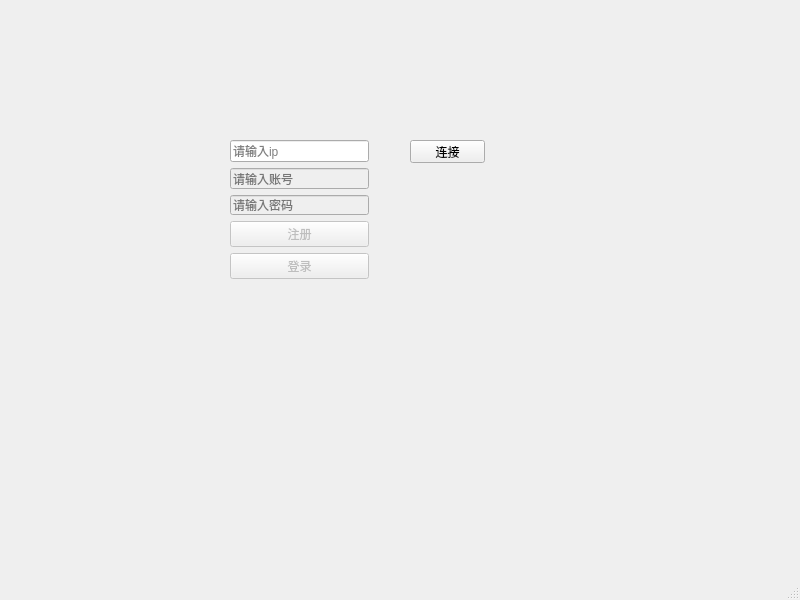
<?xml version="1.0" encoding="UTF-8"?>
<ui version="4.0">
 <class>MainWindow</class>
 <widget class="QMainWindow" name="MainWindow">
  <property name="geometry">
   <rect>
    <x>0</x>
    <y>0</y>
    <width>800</width>
    <height>600</height>
   </rect>
  </property>
  <property name="windowTitle">
   <string>MainWindow</string>
  </property>
  <widget class="QWidget" name="centralwidget">
   <widget class="QPushButton" name="pushButton_connect">
    <property name="geometry">
     <rect>
      <x>410</x>
      <y>140</y>
      <width>75</width>
      <height>23</height>
     </rect>
    </property>
    <property name="text">
     <string>连接</string>
    </property>
   </widget>
   <widget class="QWidget" name="layoutWidget">
    <property name="geometry">
     <rect>
      <x>230</x>
      <y>140</y>
      <width>139</width>
      <height>139</height>
     </rect>
    </property>
    <layout class="QVBoxLayout" name="verticalLayout_3">
     <item>
      <widget class="QLineEdit" name="lineEdit_ip">
       <property name="placeholderText">
        <string>请输入ip</string>
       </property>
      </widget>
     </item>
     <item>
      <layout class="QVBoxLayout" name="verticalLayout_2">
       <item>
        <layout class="QVBoxLayout" name="verticalLayout">
         <item>
          <widget class="QLineEdit" name="lineEdit_account">
           <property name="enabled">
            <bool>false</bool>
           </property>
           <property name="text">
            <string/>
           </property>
           <property name="placeholderText">
            <string>请输入账号</string>
           </property>
          </widget>
         </item>
         <item>
          <widget class="QLineEdit" name="lineEdit_password">
           <property name="enabled">
            <bool>false</bool>
           </property>
           <property name="placeholderText">
            <string>请输入密码</string>
           </property>
          </widget>
         </item>
        </layout>
       </item>
       <item>
        <widget class="QPushButton" name="pushButton_register">
         <property name="enabled">
          <bool>false</bool>
         </property>
         <property name="text">
          <string>注册</string>
         </property>
        </widget>
       </item>
       <item>
        <widget class="QPushButton" name="pushButton_login">
         <property name="enabled">
          <bool>false</bool>
         </property>
         <property name="text">
          <string>登录</string>
         </property>
        </widget>
       </item>
      </layout>
     </item>
    </layout>
   </widget>
  </widget>
  <widget class="QMenuBar" name="menubar">
   <property name="geometry">
    <rect>
     <x>0</x>
     <y>0</y>
     <width>800</width>
     <height>21</height>
    </rect>
   </property>
  </widget>
  <widget class="QStatusBar" name="statusbar"/>
 </widget>
 <resources/>
 <connections/>
</ui>
